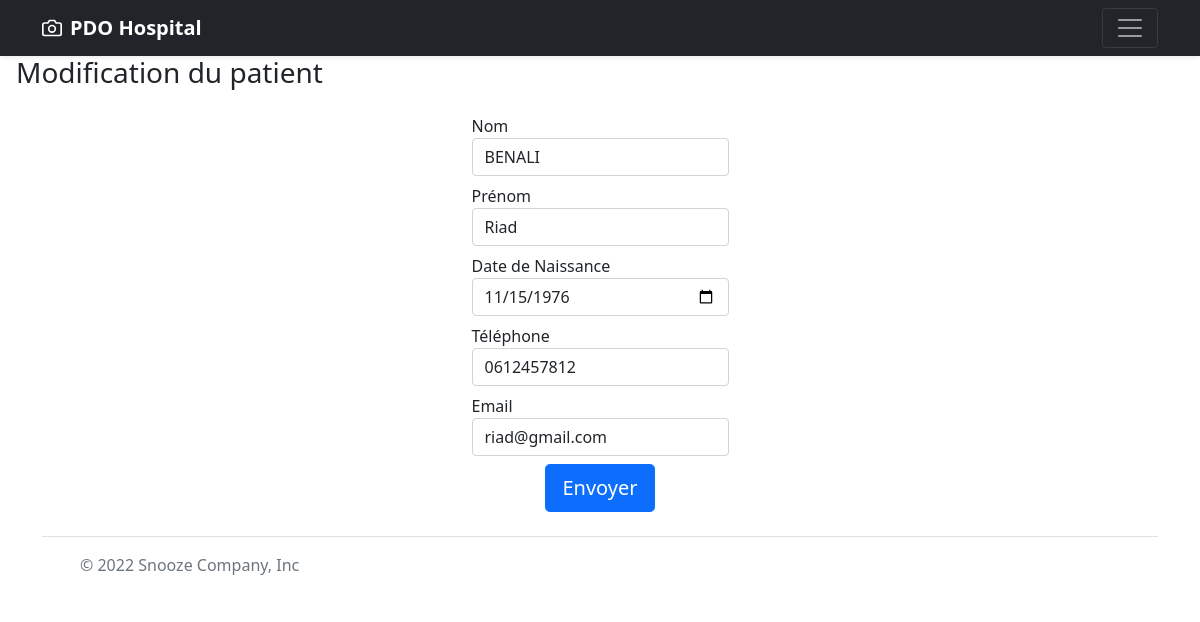
Screenshot of /update-patient.php?patient_id=6 with the database file from the repository.
### tables this page shows
CREATE TABLE `patients` (
  `id` int(11) NOT NULL,
  `lastname` varchar(25) NOT NULL,
  `firstname` varchar(25) NOT NULL,
  `birthdate` date NOT NULL,
  `phone` varchar(25) DEFAULT NULL,
  `mail` varchar(100) NOT NULL
);

### update-patient.php (the view, shortened to what this page needs)
<?php
$mysqlConnection = new PDO(
    'mysql:host=localhost;dbname=hospitale2n;charset=utf8',
    'root',
    ''
);
$mysqlConnection->setAttribute(PDO::ATTR_ERRMODE, PDO::ERRMODE_EXCEPTION);
$id = htmlentities(trim($_GET["patient_id"]));
$id = (int) $id;
$afficherProfil = $mysqlConnection->prepare("SELECT * FROM patients WHERE id= ?");
$afficherProfil->execute([$id]);
$afficherProfil = $afficherProfil->fetch(PDO::FETCH_ASSOC);
?>
<!DOCTYPE html>
<html lang="en">
<head>
    <link href="https://cdn.jsdelivr.net/npm/bootstrap@5.1.3/dist/css/bootstrap.min.css" rel="stylesheet">
</head>
<body>
<?php include "header.php"; ?>
<h3 class="mx-3">Modification du patient</h3>
<main class="form-signin m-3 d-flex justify-content-center ">
    <form action="./process/processUpdatePatient.php" method="POST">
        <div class="m-2">
            <label for="message">Nom</label>
            <input type="text" name="lastname" class="form-control" placeholder="nom" value="<?=$afficherProfil['lastname']?>">
        </div>
        <div class="m-2">
            <label for="message">Prénom</label>
            <input type="text" name="firstname" class="form-control" placeholder="prenom" value="<?=$afficherProfil['firstname']?>">
        </div>
        <div class="m-2">
            <label for="message">Date de Naissance</label>
            <input type="date" name="birthdate" class="form-control" value="<?=$afficherProfil['birthdate']?>">
        </div>
        <div class="m-2">
            <label for="message">Téléphone</label>
            <input type="tel" name="phone" class="form-control" placeholder="06 12 12 12 12" value="<?=$afficherProfil['phone']?>">
        </div>
        <div class="m-2">
            <label for="message">Email</label>
            <input type="email" name="mail" class="form-control" placeholder="name@example.com" value="<?=$afficherProfil['mail']?>">
        </div>
        <div class="d-flex justify-content-center">
            <button class="w-30 btn btn-lg btn-primary" type="submit" name="modif">Envoyer</button>
        </div>
    </form>
</main>
<?php include "footer.php"; ?>
</body>
</html>

### rows the page displays
patients: lastname "BENALI", firstname "Riad", birthdate "11/15/1976", phone "0612457812", mail "riad@gmail.com"
